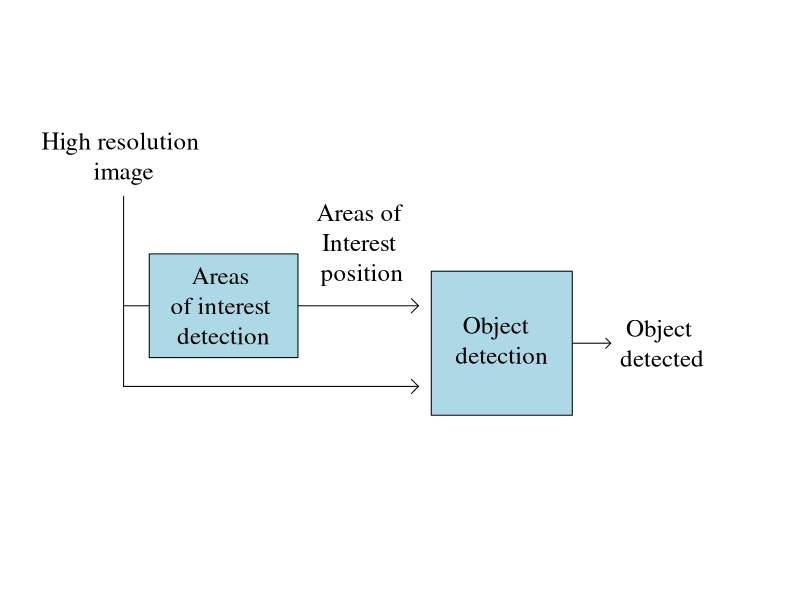
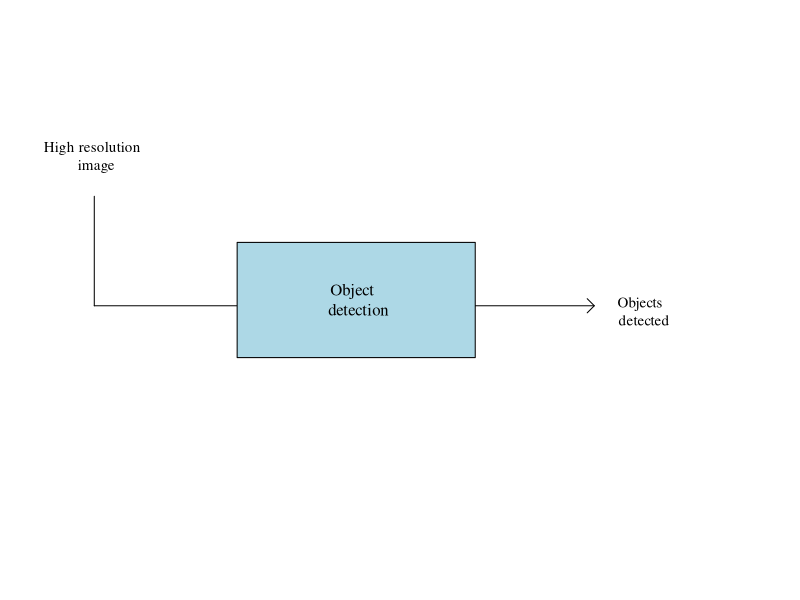
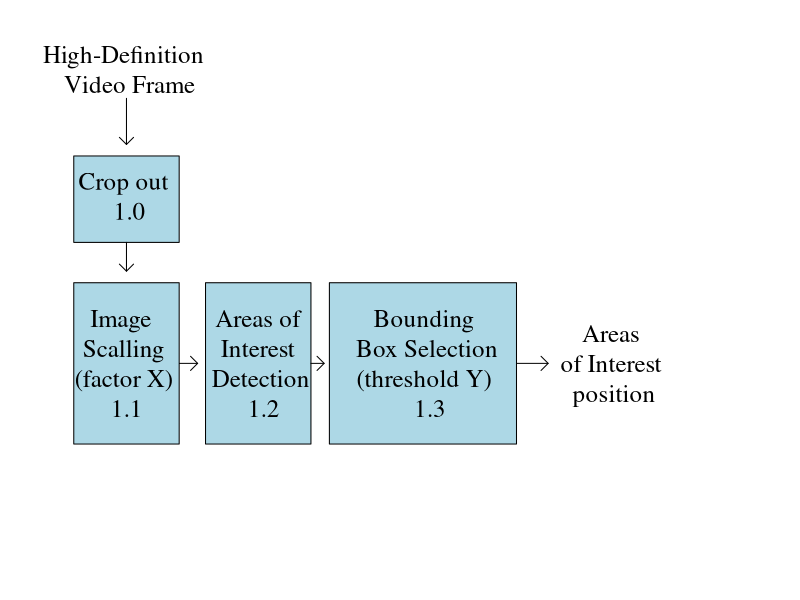
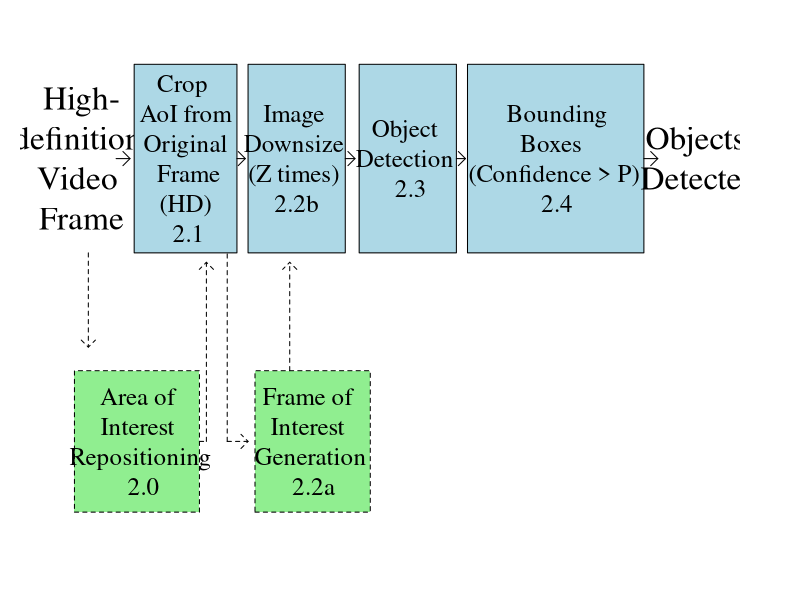
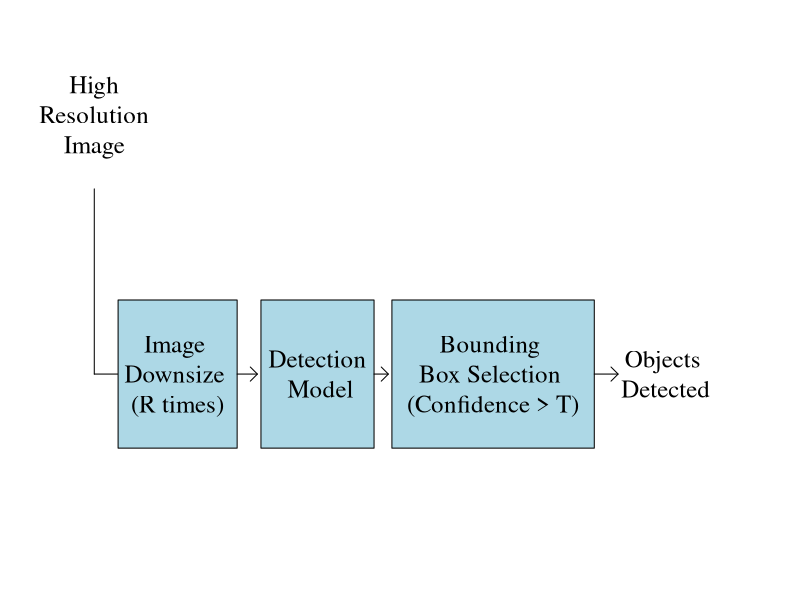
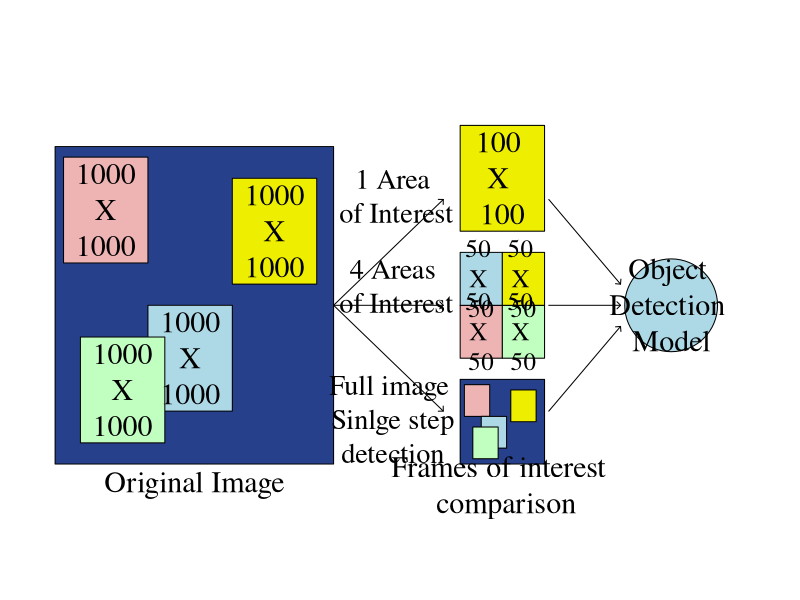
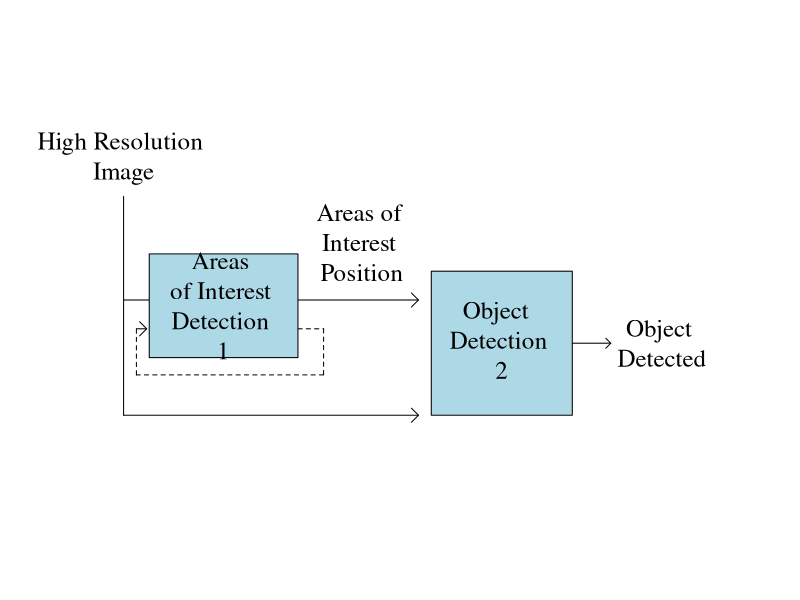

Recreate these plots in R, in order. (Note: this script raises an error after producing the figures.)
par()$mar

############diagrama figura 1#########

jpeg ("Diagram.jpeg", width = 500)
par(mar= c(1, 1, 1, 3),bty="n", xaxt="n", family="serif", yaxt="n")
plot(x = c(-1,25), y = c(1,10), type="n", xlab = "",
     ylab="")
text("High resolution \nimage", x=2, y = 8, cex= 1.5)
segments(2,7.3,y1=4)
arrows(x0 = 2, y0 = 5.4, x1 = 13.5, 
       col = "black", length = 0.1, angle = 45)
arrows(x0 = 2, y0 = 4, x1 = 13.5, 
       col = "black", length = 0.1, angle = 45)
rect(xleft=3, ybottom=4.5, xright=8.8, ytop=6.3, density = NULL, angle = 45,
     col = "lightblue", border = NULL, lty = par("lty"), lwd = par("lwd"))
text("Areas \nof interest \ndetection", x=5.9, y = 5.4, cex= 1.5)

text("Areas of \nInterest \nposition", x=11.3, y = 6.5, cex= 1.5)
rect(xleft=14, ybottom=3.5, xright=19.5, ytop=6, density = NULL, angle = 45,
     col = "lightblue", border = NULL, lty = par("lty"), lwd = par("lwd"))
text("Object  \ndetection", x=16.75, y = 4.8, cex= 1.5)
arrows(x0 = 19.5, y0 = 4.75, x1 = 21, 
       col = "black", length = 0.07, angle = 45)
text("Object \ndetected", x=23, y = 4.75, cex= 1.5)
dev.off()


############diagrama figura 2#########


jpeg ("Diagram2.jpeg", width = 500)
par(mar= c(1, 1, 1, 3),bty="n", xaxt="n", family="serif", yaxt="n")
plot(x = c(1,15), y = c(1,10), type="n", xlab = "",
     ylab="")
text("High resolution \n image", x=2, y = 8, cex= 0.9)
segments(2,7.3,y1=5.4)
arrows(x0 = 2, y0 = 5.4, x1 = 12.5, 
       col = "black", length = 0.1, angle = 45)
rect(xleft=5, ybottom=4.5, xright=10, ytop=6.5, density = NULL, angle = 45,
     col = "lightblue", border = NULL, lty = par("lty"), lwd = par("lwd"))
text("Object  \n detection", x=7.5, y = 5.5, cex= 1)
text("Objects \n detected", x=13.5, y = 5.3, cex= 0.9)
dev.off()

############diagrama figura 3#########
jpeg ("Diagram3.jpeg", width = 600)
par(mar= c(1, 1, 1, 2),bty="n", xaxt="n", 
    family="serif", yaxt="n")
plot(x = c(-1,25), y = c(1,10), 
     type="n", xlab = "",ylab="")
text("High-Definition \n Video Frame", x=2, y = 9.5, cex= 1.5)
arrows(x0 = 2, y0 = 9, y1 = 8.2, 
       col = "black", length = 0.1, angle = 45)
rect(xleft=0, ybottom=6.5, xright=4, ytop=8, density = NULL, angle = 45,
     col = "lightblue", border = NULL, lty = par("lty"), lwd = par("lwd"))
arrows(x0 = 2, y0 = 6.5, y1 = 6, 
       col = "black", length = 0.1, angle = 45)
text("Crop out \n 1.0", x=2, y = 7.3, cex= 1.5)
arrows(x0 = 2, y0 = 4.4, x1 = 4.7, 
       col = "black", length = 0.1, angle = 45)
rect(xleft=0, ybottom=3, xright=4, ytop=5.8, density = NULL, angle = 45,
     col = "lightblue", border = NULL, lty = par("lty"), lwd = par("lwd"))
text("Image \n Scalling \n (factor X) \n 1.1", 
     x=1.9, y = 4.4, cex= 1.5)
rect(xleft=5, ybottom=3, xright=9, ytop=5.8, density = NULL, angle = 45,
     col = "lightblue", border = NULL, lty = par("lty"), lwd = par("lwd"))
arrows(x0 = 9, y0 = 4.4, x1 = 9.5, 
       col = "black", length = 0.1, angle = 45)
text("Areas of \nInterest \n Detection \n 1.2", 
     x=7.1, y =  4.4, cex= 1.5)
rect(xleft=9.7, ybottom=3, xright=16.8, ytop=5.8, density = NULL, angle = 45,
     col = "lightblue", border = NULL, lty = par("lty"), lwd = par("lwd"))
text("Bounding \n Box Selection \n (threshold Y)  \n 1.3", 
     x=13.4, y =  4.4, cex= 1.5)
arrows(x0 = 16.8, y0 = 4.4, x1 = 18, 
       col = "black", length = 0.1, angle = 45)
text("Areas \nof Interest \nposition", x=20.5, y = 4.4, cex= 1.5)
dev.off()



############diagrama figura 4#########

jpeg ("Diagram4.jpeg", width = 1000)
par(mar= c(1, 1, 1, 3),bty="n", xaxt="n", family="serif", yaxt="n")
plot(x = c(-3,45), y = c(1,12), type="n", xlab = "",
     ylab="")
text("High-\ndefinition \nVideo \nFrame", x=-0.5, y = 9.5, cex= 2)
arrows(x0 = 2, y0 = 9.5, x1 = 3, 
       col = "black", length = 0.1, angle = 45)
arrows(x0 = 0, y0 = 7.5, y1 = 5.5, 
       col = "black", length = 0.1, angle = 45,lty=2)
rect(xleft=3.3, ybottom=7.5, xright=10.7, ytop=11.5, density = NULL, angle = 45,
     col = "lightblue", border = NULL, lty = par("lty"), lwd = par("lwd"))
segments(10,3.5,y1=7.5, lty=2)
arrows(x0 = 10, y0 = 3.5, x1 = 11.5, 
       col = "black", length = 0.1, angle = 45, lty=2)
text("Crop \n AoI from \nOriginal\n Frame\n (HD) \n 2.1",
     x=7, y = 9.5, cex= 1.5)
arrows(x0 = 10.7, y0 = 9.5, x1 = 11.3, 
       col = "black", length = 0.1, angle = 45)
rect(xleft=11.5, ybottom=7.5, xright=18.5, ytop=11.5, density = NULL, angle = 45,
     col = "lightblue", border = NULL, lty = par("lty"), lwd = par("lwd"))
text("Image \nDownsize \n(Z times) \n2.2b",
     x=15, y = 9.5, cex= 1.5)
arrows(x0 = 18.5, y0 = 9.5, x1 = 19.2, 
       col = "black", length = 0.1, angle = 45)
rect(xleft=19.5, ybottom=7.5, xright=26.5, ytop=11.5, density = NULL, angle = 45,
     col = "lightblue", border = NULL, lty = par("lty"), lwd = par("lwd"))
text("Object \nDetection \n 2.3",
     x=23, y = 9.5, cex= 1.5)
arrows(x0 = 26.5, y0 = 9.5, x1 = 27.15, 
       col = "black", length = 0.1, angle = 45)
rect(xleft=27.3, ybottom=7.5, xright=40, ytop=11.5, density = NULL, angle = 45,
     col = "lightblue", border = NULL, lty = par("lty"), lwd = par("lwd"))
text(" Bounding \nBoxes  \n(Confidence > P) \n2.4",
     x=33.75, y = 9.5, cex= 1.5)
arrows(x0 = 40, y0 = 9.5, x1 = 41, 
       col = "black", length = 0.1, angle = 45)
rect(xleft=-1, ybottom=2, xright=8, ytop=5, density = NULL, angle = 45,
     col = "lightgreen", border = NULL, lty = 2, lwd = par("lwd"))
text("Area of \nInterest \n Repositioning \n 2.0",
     x=3.75, y = 3.5, cex= 1.5)
segments(8,3.5,x1=8.5, lty=2)
arrows(x0 = 8.5, y0 = 3.5, y1 = 7.3, 
       col = "black", length = 0.1, angle = 45,lty=2)
rect(xleft=12, ybottom=2, xright=20.3, ytop=5, density = NULL, angle = 45,
     col = "lightgreen", border = NULL, lty = 2, lwd = par("lwd"))
text("Frame of \nInterest \n Generation \n 2.2a",
     x=16, y = 3.5, cex= 1.5)
arrows(x0 = 14.5, y0 = 5, y1 = 7.3, 
       col = "black", length = 0.1, angle = 45,lty=2)
text("Objects \nDetected",
     x=44, y = 9.5, cex= 2)
dev.off()


############diagrama figura 5#########

jpeg ("diagram5.jpeg", width = 600)
par(mar= c(1, 1, 1, 3),bty="n", xaxt="n", 
    family="serif", yaxt="n")
plot(x = c(-1,55), y = c(1,8), type="n", xlab = "",
     ylab="")
text("High\n Resolution \nImage", x=3, y = 7, cex= 1.5)
segments(3,3.5,y1=6)
arrows(x0 = 3, y0 = 3.5, x1 = 7.3, 
       col = "black", length = 0.1, angle = 45)
rect(xleft=5, ybottom=2.5, xright=15, ytop=4.5, density = NULL, angle = 45,
     col = "lightblue", border = NULL, lty = par("lty"), lwd = par("lwd"))
text("Image \nDownsize \n(R times)", x=10, y = 3.5, cex= 1.5)
arrows(x0 = 15, y0 = 3.5, x1 = 16.7, 
       col = "black", length = 0.1, angle = 45)
rect(xleft=17, ybottom=2.5, xright=26.5, ytop=4.5, density = NULL, angle = 45,
     col = "lightblue", border = NULL, lty = par("lty"), lwd = par("lwd"))
text("Detection \nModel", x=22, y = 3.5, cex= 1.5)
arrows(x0 = 26.5, y0 = 3.5, x1 = 27.7, 
       col = "black", length = 0.1, angle = 45)
rect(xleft=28, ybottom=2.5, xright=45, ytop=4.5, density = NULL, angle = 45,
     col = "lightblue", border = NULL, lty = par("lty"), lwd = par("lwd"))
text("Bounding \nBox Selection \n(Confidence > T)"
     , x=36.5, y = 3.5, cex= 1.5)
arrows(x0 = 45, y0 = 3.5, x1 = 47, 
       col = "black", length = 0.1, angle = 45)
text("Objects \nDetected"
     , x=51, y = 3.5, cex= 1.5)
dev.off()



############diagrama figura 6#########

jpeg ("diagram6.jpeg", width = 1000, height = 700)
par(mar= c(1, 1, 1, 3),bty="n", xaxt="n", family="serif", yaxt="n")
plot(x = c(1,80), y = c(1,50), type="n", xlab = "",
     ylab="")
rect(xleft=2, ybottom=10, xright=35, ytop=40, density = NULL, angle = 45,
     col = "royalblue4", border = NULL, lty = par("lty"), lwd = par("lwd"))
rect(xleft=3, ybottom=29, xright=13, ytop=39, density = NULL, angle = 45,
     col = "rosybrown2", border = NULL, lty = par("lty"), lwd = par("lwd"))
rect(xleft=13, ybottom=15, xright=23, ytop=25, density = NULL, angle = 45,
     col = "lightblue", border = NULL, lty = par("lty"), lwd = par("lwd"))
rect(xleft=5, ybottom=12, xright=15, ytop=22, density = NULL, angle = 45,
     col = "darkseagreen1", border = NULL, lty = par("lty"), lwd = par("lwd"))
rect(xleft=23, ybottom=27, xright=33, ytop=37, density = NULL, angle = 45,
     col = "yellow2", border = NULL, lty = par("lty"), lwd = par("lwd"))
text("1000\nX\n1000"
     , x=8, y = 34, cex= 1.8)
text("1000\nX\n1000"
     , x=28, y = 32, cex= 1.8)
text("1000\nX\n1000"
     , x=10, y = 17, cex= 1.8)
text("1000\nX\n1000"
     , x=18, y = 20, cex= 1.8)
text("Original Image", x=18.5, y=8, cex=1.8)
arrows(x0 = 35, y0 = 25, x1 = 48, y1= 35, 
       col = "black", length = 0.05, angle = 45)
arrows(x0 = 35, y0 = 25, x1 = 48,  
       col = "black", length = 0.05, angle = 45)
arrows(x0 = 35, y0 = 25, x1 = 48, y1= 15, 
       col = "black", length = 0.05, angle = 45)
rect(xleft=50, ybottom=32, xright=60, ytop=42, density = NULL, angle = 45,
     col = "yellow2", border = NULL, lty = par("lty"), lwd = par("lwd"))
text("100 \nX \n100"
     , x=55, y = 37, cex= 1.8)
rect(xleft=50, ybottom=20, xright=55, ytop=25, density = NULL, angle = 45,
     col = "rosybrown2", border = NULL, lty = par("lty"), lwd = par("lwd"))
rect(xleft=50, ybottom=25, xright=55, ytop=30, density = NULL, angle = 45,
     col = "lightblue", border = NULL, lty = par("lty"), lwd = par("lwd"))
rect(xleft=60, ybottom=20, xright=55, ytop=25, density = NULL, angle = 45,
     col = "darkseagreen1", border = NULL, lty = par("lty"), lwd = par("lwd"))
rect(xleft=60, ybottom=25, xright=55, ytop=30, density = NULL, angle = 45,
     col = "yellow2", border = NULL, lty = par("lty"), lwd = par("lwd"))
text("50 \nX \n50"
     , x=52.5, y = 22.5, cex= 1.5)
text("50 \nX \n50"
     , x=52.5, y = 27.5, cex= 1.5)
text("50 \nX \n50"
     , x=57.5, y = 22.5, cex= 1.5)
text("50 \nX \n50"
     , x=57.5, y = 27.5, cex= 1.5)
rect(xleft=50, ybottom=10, xright=60, ytop=18, density = NULL, angle = 45,
     col = "royalblue4", border = NULL, lty = par("lty"), lwd = par("lwd"))
rect(xleft=50.5, ybottom=14.5, xright=53.5, ytop=17.5, density = NULL, angle = 45,
     col = "rosybrown2", border = NULL, lty = par("lty"), lwd = par("lwd"))
rect(xleft=52.5, ybottom=11.5, xright=55.5, ytop=14.5, density = NULL, angle = 45,
     col = "lightblue", border = NULL, lty = par("lty"), lwd = par("lwd"))
rect(xleft=51.5, ybottom=10.5, xright=54.5, ytop=13.5, density = NULL, angle = 45,
     col = "darkseagreen1", border = NULL, lty = par("lty"), lwd = par("lwd"))
rect(xleft=56, ybottom=14, xright=59, ytop=17, density = NULL, angle = 45,
     col = "yellow2", border = NULL, lty = par("lty"), lwd = par("lwd"))
text("Frames of interest \n comparison"
     , x=55, y = 8, cex=1.8)
text("1 Area\n of Interest"
     , x=42, y = 35.3, cex= 1.7)
text("4 Areas\n of Interest"
     , x=42, y = 26.8, cex= 1.7)
text("Full image \n Sinlge step \ndetection"
     , x=42, y = 14.2, cex= 1.7)
arrows(x0 = 60.5, y0 = 15, x1 = 69, y1= 23, 
       col = "black", length = 0.05, angle = 45)
arrows(x0 = 60.5, y0 = 25, x1 = 69,  
       col = "black", length = 0.05, angle = 45)
arrows(x0 = 60.5, y0 = 35, x1 = 69, y1= 27, 
       col = "black", length = 0.05, angle = 45)
symbols(x = 75, y = 25, circles = 5.5, inches = FALSE,
        add = TRUE, 
        bg = "lightblue")
text("Object \nDetection \nModel"
     , x=75, y = 25, cex= 1.8)
dev.off()

############diagrama figura 7#########

jpeg ("Diagram7.jpeg", width = 600)
par(mar= c(1, 1, 1, 3),bty="n", xaxt="n", 
    family="serif", yaxt="n")
plot(x = c(-1,25), y = c(1,10), type="n", xlab = "",
     ylab="")
text("High Resolution \nImage", x=2, y = 8, cex= 1.5)
segments(2,7.3,y1=3.5)
segments(8.8,5,x1=9.8, lty = 2)
segments(9.8,5,y1=4.2, lty = 2)
segments(9.8,4.2,x1=2.5, lty = 2)
segments(2.5,4.2,y1=5, lty=2)
arrows(x0 = 2.5, y0 = 5, x1 = 2.9, 
       col = "black", length = 0.1, angle = 45)
arrows(x0 = 2, y0 = 3.5, x1 = 13.5, 
       col = "black", length = 0.1, angle = 45)
arrows(x0 = 2, y0 = 5.5, x1 = 13.5, 
       col = "black", length = 0.1, angle = 45)
rect(xleft=3, ybottom=4.5, xright=8.8, ytop=6.3, density = NULL, angle = 45,
     col = "lightblue", border = NULL, lty = par("lty"), lwd = par("lwd"))
text("Areas \nof Interest \nDetection \n1", x=5.9, y = 5.4, cex= 1.5)

text("Areas of \nInterest \nPosition", x=11.3, y = 6.5, cex= 1.5)
rect(xleft=14, ybottom=3.5, xright=19.5, ytop=6, density = NULL, angle = 45,
     col = "lightblue", border = NULL, lty = par("lty"), lwd = par("lwd"))
text("Object  \nDetection \n2", x=16.75, y = 4.8, cex= 1.5)
arrows(x0 = 19.5, y0 = 4.75, x1 = 21, 
       col = "black", length = 0.07, angle = 45)
text("Object \nDetected", x=23, y = 4.75, cex= 1.5)
dev.off()


all_c = colors()
str_subset(all_c, "blue")
(55+60)/2
(20+25)/2
